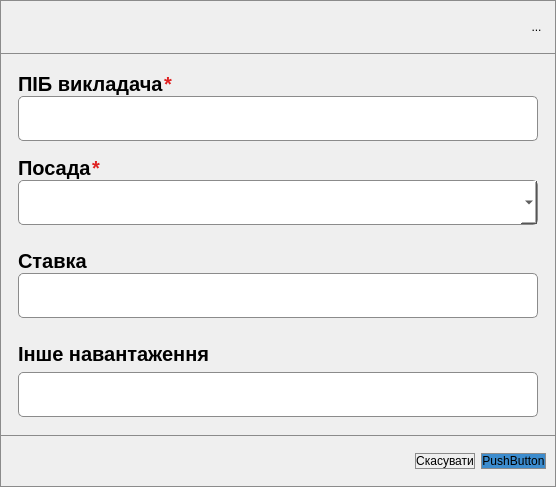
<?xml version="1.0" encoding="UTF-8"?>
<ui version="4.0">
 <class>TeacherProcessWindow</class>
 <widget class="QDialog" name="TeacherProcessWindow">
  <property name="windowModality">
   <enum>Qt::WindowModality::NonModal</enum>
  </property>
  <property name="geometry">
   <rect>
    <x>0</x>
    <y>0</y>
    <width>556</width>
    <height>487</height>
   </rect>
  </property>
  <property name="windowTitle">
   <string>Додати викладача</string>
  </property>
  <property name="autoFillBackground">
   <bool>false</bool>
  </property>
  <property name="styleSheet">
   <string notr="true">border: 1px solid rgb(139, 139, 139);</string>
  </property>
  <property name="flag" stdset="0">
   <string/>
  </property>
  <layout class="QVBoxLayout" name="verticalLayout">
   <property name="spacing">
    <number>0</number>
   </property>
   <property name="leftMargin">
    <number>0</number>
   </property>
   <property name="topMargin">
    <number>0</number>
   </property>
   <property name="rightMargin">
    <number>0</number>
   </property>
   <property name="bottomMargin">
    <number>0</number>
   </property>
   <item>
    <widget class="QFrame" name="Headar">
     <property name="maximumSize">
      <size>
       <width>16777215</width>
       <height>54</height>
      </size>
     </property>
     <property name="styleSheet">
      <string notr="true">border: 1px solid rgb(139, 139, 139);</string>
     </property>
     <property name="frameShape">
      <enum>QFrame::Shape::StyledPanel</enum>
     </property>
     <property name="frameShadow">
      <enum>QFrame::Shadow::Raised</enum>
     </property>
     <layout class="QHBoxLayout" name="horizontalLayout">
      <property name="spacing">
       <number>0</number>
      </property>
      <item>
       <widget class="QLabel" name="windowTitle">
        <property name="layoutDirection">
         <enum>Qt::LayoutDirection::LeftToRight</enum>
        </property>
        <property name="styleSheet">
         <string notr="true">color: black;
border: 0px;
margin-left: 24px;
margin-bottom: 6px;
font: 26px;
font-weight: 700;</string>
        </property>
        <property name="text">
         <string/>
        </property>
        <property name="alignment">
         <set>Qt::AlignmentFlag::AlignCenter</set>
        </property>
       </widget>
      </item>
      <item>
       <widget class="QToolButton" name="closeButton">
        <property name="styleSheet">
         <string notr="true">border: 0px;</string>
        </property>
        <property name="text">
         <string>...</string>
        </property>
       </widget>
      </item>
     </layout>
    </widget>
   </item>
   <item>
    <widget class="QFrame" name="frame">
     <property name="styleSheet">
      <string notr="true">border: 0px;</string>
     </property>
     <property name="frameShape">
      <enum>QFrame::Shape::StyledPanel</enum>
     </property>
     <property name="frameShadow">
      <enum>QFrame::Shadow::Raised</enum>
     </property>
     <layout class="QVBoxLayout" name="verticalLayout_2">
      <item>
       <widget class="QFrame" name="frame_3">
        <property name="frameShape">
         <enum>QFrame::Shape::StyledPanel</enum>
        </property>
        <property name="frameShadow">
         <enum>QFrame::Shadow::Raised</enum>
        </property>
        <layout class="QVBoxLayout" name="verticalLayout_3">
         <property name="spacing">
          <number>0</number>
         </property>
         <property name="bottomMargin">
          <number>0</number>
         </property>
         <item>
          <widget class="QFrame" name="frame_6">
           <property name="styleSheet">
            <string notr="true">color: rgb(223, 33, 33);</string>
           </property>
           <property name="frameShape">
            <enum>QFrame::Shape::StyledPanel</enum>
           </property>
           <property name="frameShadow">
            <enum>QFrame::Shadow::Raised</enum>
           </property>
           <layout class="QHBoxLayout" name="horizontalLayout_3">
            <property name="spacing">
             <number>0</number>
            </property>
            <property name="leftMargin">
             <number>0</number>
            </property>
            <property name="topMargin">
             <number>0</number>
            </property>
            <property name="rightMargin">
             <number>0</number>
            </property>
            <property name="bottomMargin">
             <number>0</number>
            </property>
            <item>
             <widget class="QLabel" name="label">
              <property name="maximumSize">
               <size>
                <width>16777215</width>
                <height>39</height>
               </size>
              </property>
              <property name="styleSheet">
               <string notr="true">color: rgb(0, 0, 0);
font-size: 20px;
font-weight: 700;</string>
              </property>
              <property name="text">
               <string>ПІБ викладача</string>
              </property>
             </widget>
            </item>
            <item>
             <widget class="QLabel" name="label_4">
              <property name="styleSheet">
               <string notr="true">color: rgb(0, 0, 0);
font-size: 20px;
font-weight: 700;
color: rgb(223, 33, 33);</string>
              </property>
              <property name="text">
               <string>*</string>
              </property>
             </widget>
            </item>
            <item>
             <spacer name="horizontalSpacer_2">
              <property name="orientation">
               <enum>Qt::Orientation::Horizontal</enum>
              </property>
              <property name="sizeHint" stdset="0">
               <size>
                <width>40</width>
                <height>20</height>
               </size>
              </property>
             </spacer>
            </item>
           </layout>
          </widget>
         </item>
         <item>
          <widget class="QLineEdit" name="PIBLineEdit">
           <property name="minimumSize">
            <size>
             <width>0</width>
             <height>45</height>
            </size>
           </property>
           <property name="styleSheet">
            <string notr="true">background-color: rgb(255, 255, 255);
border: 1px solid rgb(139, 139, 139);
border-radius: 5px;
color: rgb(0, 0, 0);
font-size: 14px;</string>
           </property>
           <property name="text">
            <string/>
           </property>
          </widget>
         </item>
        </layout>
       </widget>
      </item>
      <item>
       <widget class="QFrame" name="frame_5">
        <property name="frameShape">
         <enum>QFrame::Shape::StyledPanel</enum>
        </property>
        <property name="frameShadow">
         <enum>QFrame::Shadow::Raised</enum>
        </property>
        <layout class="QVBoxLayout" name="verticalLayout_4">
         <property name="spacing">
          <number>0</number>
         </property>
         <item>
          <widget class="QFrame" name="frame_8">
           <property name="styleSheet">
            <string notr="true">color: rgb(223, 33, 33);</string>
           </property>
           <property name="frameShape">
            <enum>QFrame::Shape::StyledPanel</enum>
           </property>
           <property name="frameShadow">
            <enum>QFrame::Shadow::Raised</enum>
           </property>
           <layout class="QHBoxLayout" name="horizontalLayout_5">
            <property name="spacing">
             <number>0</number>
            </property>
            <property name="leftMargin">
             <number>0</number>
            </property>
            <property name="topMargin">
             <number>0</number>
            </property>
            <property name="rightMargin">
             <number>0</number>
            </property>
            <property name="bottomMargin">
             <number>0</number>
            </property>
            <item>
             <widget class="QLabel" name="label_6">
              <property name="maximumSize">
               <size>
                <width>16777215</width>
                <height>39</height>
               </size>
              </property>
              <property name="styleSheet">
               <string notr="true">color: rgb(0, 0, 0);
font-size: 20px;
font-weight: 700;</string>
              </property>
              <property name="text">
               <string>Посада</string>
              </property>
             </widget>
            </item>
            <item>
             <widget class="QLabel" name="label_7">
              <property name="styleSheet">
               <string notr="true">color: rgb(0, 0, 0);
font-size: 20px;
font-weight: 700;
color: rgb(223, 33, 33);</string>
              </property>
              <property name="text">
               <string>*</string>
              </property>
             </widget>
            </item>
            <item>
             <spacer name="horizontalSpacer_4">
              <property name="orientation">
               <enum>Qt::Orientation::Horizontal</enum>
              </property>
              <property name="sizeHint" stdset="0">
               <size>
                <width>40</width>
                <height>20</height>
               </size>
              </property>
             </spacer>
            </item>
           </layout>
          </widget>
         </item>
         <item>
          <widget class="EditableComboBox" name="postComboBox">
           <property name="minimumSize">
            <size>
             <width>0</width>
             <height>45</height>
            </size>
           </property>
           <property name="styleSheet">
            <string notr="true">background-color: rgb(255, 255, 255);
border: 1px solid rgb(139, 139, 139);
border-radius: 5px;
color: rgb(0, 0, 0);
font-size: 14px;</string>
           </property>
          </widget>
         </item>
        </layout>
       </widget>
      </item>
      <item>
       <widget class="QFrame" name="frame_4">
        <property name="frameShape">
         <enum>QFrame::Shape::StyledPanel</enum>
        </property>
        <property name="frameShadow">
         <enum>QFrame::Shadow::Raised</enum>
        </property>
        <layout class="QVBoxLayout" name="verticalLayout_5">
         <property name="spacing">
          <number>0</number>
         </property>
         <item>
          <widget class="QLabel" name="label_3">
           <property name="maximumSize">
            <size>
             <width>16777215</width>
             <height>39</height>
            </size>
           </property>
           <property name="styleSheet">
            <string notr="true">color: rgb(0, 0, 0);
font-size: 20px;
font-weight: 700;</string>
           </property>
           <property name="text">
            <string>Ставка</string>
           </property>
          </widget>
         </item>
         <item>
          <widget class="QLineEdit" name="rateLineEdit">
           <property name="minimumSize">
            <size>
             <width>0</width>
             <height>45</height>
            </size>
           </property>
           <property name="styleSheet">
            <string notr="true">background-color: rgb(255, 255, 255);
border: 1px solid rgb(139, 139, 139);
border-radius: 5px;
color: rgb(0, 0, 0);
font-size: 14px;</string>
           </property>
           <property name="text">
            <string/>
           </property>
          </widget>
         </item>
        </layout>
       </widget>
      </item>
      <item>
       <widget class="QFrame" name="frame_7">
        <property name="frameShape">
         <enum>QFrame::Shape::StyledPanel</enum>
        </property>
        <property name="frameShadow">
         <enum>QFrame::Shadow::Raised</enum>
        </property>
        <layout class="QVBoxLayout" name="verticalLayout_6">
         <item>
          <widget class="QLabel" name="label_5">
           <property name="maximumSize">
            <size>
             <width>16777215</width>
             <height>39</height>
            </size>
           </property>
           <property name="styleSheet">
            <string notr="true">color: rgb(0, 0, 0);
font-size: 20px;
font-weight: 700;</string>
           </property>
           <property name="text">
            <string>Інше навантаження</string>
           </property>
          </widget>
         </item>
         <item>
          <widget class="QLineEdit" name="otherLoadLineEdit">
           <property name="minimumSize">
            <size>
             <width>0</width>
             <height>45</height>
            </size>
           </property>
           <property name="styleSheet">
            <string notr="true">background-color: rgb(255, 255, 255);
border: 1px solid rgb(139, 139, 139);
border-radius: 5px;
color: rgb(0, 0, 0);
font-size: 14px;</string>
           </property>
           <property name="text">
            <string/>
           </property>
          </widget>
         </item>
        </layout>
       </widget>
      </item>
     </layout>
    </widget>
   </item>
   <item>
    <widget class="QFrame" name="frame_2">
     <property name="maximumSize">
      <size>
       <width>16777215</width>
       <height>54</height>
      </size>
     </property>
     <property name="styleSheet">
      <string notr="true">border: 1px solid rgb(139, 139, 139);</string>
     </property>
     <property name="frameShape">
      <enum>QFrame::Shape::StyledPanel</enum>
     </property>
     <property name="frameShadow">
      <enum>QFrame::Shadow::Raised</enum>
     </property>
     <layout class="QHBoxLayout" name="horizontalLayout_2">
      <item>
       <spacer name="horizontalSpacer">
        <property name="orientation">
         <enum>Qt::Orientation::Horizontal</enum>
        </property>
        <property name="sizeHint" stdset="0">
         <size>
          <width>40</width>
          <height>20</height>
         </size>
        </property>
       </spacer>
      </item>
      <item>
       <widget class="QPushButton" name="cancelButon">
        <property name="styleSheet">
         <string notr="true">color: rgb(0, 0, 0);</string>
        </property>
        <property name="text">
         <string>Скасувати</string>
        </property>
       </widget>
      </item>
      <item>
       <widget class="QPushButton" name="agreeButton">
        <property name="styleSheet">
         <string notr="true">color: rgb(0, 0, 0);
background-color: rgb(60, 140, 206);</string>
        </property>
        <property name="text">
         <string>PushButton</string>
        </property>
       </widget>
      </item>
     </layout>
    </widget>
   </item>
  </layout>
 </widget>
 <customwidgets>
  <customwidget>
   <class>EditableComboBox</class>
   <extends>QComboBox</extends>
   <header location="global">editablecombobox.h</header>
  </customwidget>
 </customwidgets>
 <resources/>
 <connections/>
</ui>
